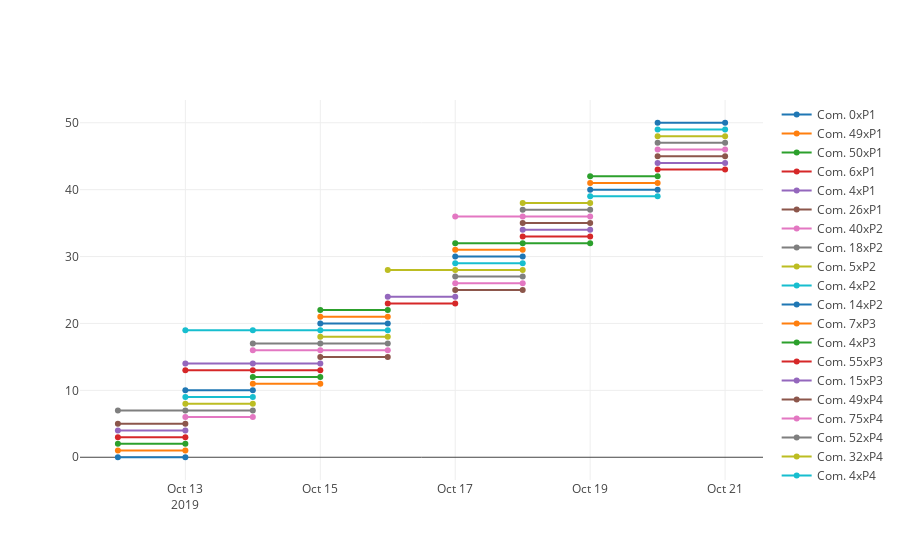

The cell this chart's notebook holds for it:
### Markdown cell above
### Visualization
#### Communities over time
Displays identified communities and their persistence over analyzed periods.

### Code cell
#configure_plotly_browser_state()
communities_over_time(matches, output=None, inline=True)

### Figure 1 — Plotly figure (JSON) as saved in the notebook; plotly's stock layout.template omitted (floating-point values rounded to 4 significant figures)
{"data": [{"marker": {"size": 6}, "mode": "lines+markers", "name": "Com. 0xP1", "text": ["ID 0 on this period", "ID 0 on this period"], "textfont": {"family": "Raleway, sans-serif"}, "textposition": "top center", "type": "scatter", "uid": "98b4b2a5-c15e-4236-a36d-dfa0156bac23", "x": ["2019-10-12", "2019-10-13"], "y": [0, 0]}, {"marker": {"size": 6}, "mode": "lines+markers", "name": "Com. 49xP1", "text": ["ID 10 on this period", "ID 49 on this period"], "textfont": {"family": "Raleway, sans-serif"}, "textposition": "top center", "type": "scatter", "uid": "7c9e91b5-dc4d-40d5-b078-4f4fe9af1ac8", "x": ["2019-10-12", "2019-10-13"], "y": [1, 1]}, {"marker": {"size": 6}, "mode": "lines+markers", "name": "Com. 50xP1", "text": ["ID 13 on this period", "ID 50 on this period"], "textfont": {"family": "Raleway, sans-serif"}, "textposition": "top center", "type": "scatter", "uid": "0b9901e1-1198-4ecf-9a53-bf77cf4d52fc", "x": ["2019-10-12", "2019-10-13"], "y": [2, 2]}, {"marker": {"size": 6}, "mode": "lines+markers", "name": "Com. 6xP1", "text": ["ID 19 on this period", "ID 6 on this period"], "textfont": {"family": "Raleway, sans-serif"}, "textposition": "top center", "type": "scatter", "uid": "138d7d0d-0cff-409f-a15f-9a0ff9861d33", "x": ["2019-10-12", "2019-10-13"], "y": [3, 3]}, {"marker": {"size": 6}, "mode": "lines+markers", "name": "Com. 4xP1", "text": ["ID 22 on this period", "ID 4 on this period"], "textfont": {"family": "Raleway, sans-serif"}, "textposition": "top center", "type": "scatter", "uid": "363f8802-4863-472c-8fab-31909f3600f3", "x": ["2019-10-12", "2019-10-13"], "y": [4, 4]}, {"marker": {"size": 6}, "mode": "lines+markers", "name": "Com. 26xP1", "text": ["ID 29 on this period", "ID 26 on this period"], "textfont": {"family": "Raleway, sans-serif"}, "textposition": "top center", "type": "scatter", "uid": "844beedb-9449-41bf-9876-4b674cd78eb5", "x": ["2019-10-12", "2019-10-13"], "y": [5, 5]}, {"marker": {"size": 6}, "mode": "lines+markers", "name": "Com. 40xP2", "text": ["ID 1 on this period", "ID 40 on this period"], "textfont": {"family": "Raleway, sans-serif"}, "textposition": "top center", "type": "scatter", "uid": "525f5a75-9ffa-42c7-ae77-dd7003a3f8ff", "x": ["2019-10-13", "2019-10-14"], "y": [6, 6]}, {"marker": {"size": 6}, "mode": "lines+markers", "name": "Com. 18xP2", "text": ["ID 3 on this period", "ID 20 on this period", "ID 18 on this period"], "textfont": {"family": "Raleway, sans-serif"}, "textposition": "top center", "type": "scatter", "uid": "1cfad1f2-74cb-4519-850c-0592fb5ae9b5", "x": ["2019-10-12", "2019-10-13", "2019-10-14"], "y": [7, 7, 7]}, {"marker": {"size": 6}, "mode": "lines+markers", "name": "Com. 5xP2", "text": ["ID 23 on this period", "ID 5 on this period"], "textfont": {"family": "Raleway, sans-serif"}, "textposition": "top center", "type": "scatter", "uid": "358e8238-1dfc-45b0-ac94-c0ec9c6d1a01", "x": ["2019-10-13", "2019-10-14"], "y": [8, 8]}, {"marker": {"size": 6}, "mode": "lines+markers", "name": "Com. 4xP2", "text": ["ID 37 on this period", "ID 4 on this period"], "textfont": {"family": "Raleway, sans-serif"}, "textposition": "top center", "type": "scatter", "uid": "f9c81b6a-eaa5-4773-8981-23203aa98826", "x": ["2019-10-13", "2019-10-14"], "y": [9, 9]}, {"marker": {"size": 6}, "mode": "lines+markers", "name": "Com. 14xP2", "text": ["ID 70 on this period", "ID 14 on this period"], "textfont": {"family": "Raleway, sans-serif"}, "textposition": "top center", "type": "scatter", "uid": "4c3301b1-833b-4780-be70-b109de0ff522", "x": ["2019-10-13", "2019-10-14"], "y": [10, 10]}, {"marker": {"size": 6}, "mode": "lines+markers", "name": "Com. 7xP3", "text": ["ID 16 on this period", "ID 7 on this period"], "textfont": {"family": "Raleway, sans-serif"}, "textposition": "top center", "type": "scatter", "uid": "28d1183f-580e-469d-9be9-424efd9e3353", "x": ["2019-10-14", "2019-10-15"], "y": [11, 11]}, {"marker": {"size": 6}, "mode": "lines+markers", "name": "Com. 4xP3", "text": ["ID 2 on this period", "ID 4 on this period"], "textfont": {"family": "Raleway, sans-serif"}, "textposition": "top center", "type": "scatter", "uid": "28cff6a2-ab74-4259-bb22-f67db3f04e97", "x": ["2019-10-14", "2019-10-15"], "y": [12, 12]}, {"marker": {"size": 6}, "mode": "lines+markers", "name": "Com. 55xP3", "text": ["ID 13 on this period", "ID 35 on this period", "ID 55 on this period"], "textfont": {"family": "Raleway, sans-serif"}, "textposition": "top center", "type": "scatter", "uid": "29c99d98-dbfe-4d18-b304-79ce79b892af", "x": ["2019-10-13", "2019-10-14", "2019-10-15"], "y": [13, 13, 13]}, {"marker": {"size": 6}, "mode": "lines+markers", "name": "Com. 15xP3", "text": ["ID 58 on this period", "ID 9 on this period", "ID 15 on this period"], "textfont": {"family": "Raleway, sans-serif"}, "textposition": "top center", "type": "scatter", "uid": "430b515d-f1eb-414a-9da3-8bd0575960e4", "x": ["2019-10-13", "2019-10-14", "2019-10-15"], "y": [14, 14, 14]}, {"marker": {"size": 6}, "mode": "lines+markers", "name": "Com. 49xP4", "text": ["ID 17 on this period", "ID 49 on this period"], "textfont": {"family": "Raleway, sans-serif"}, "textposition": "top center", "type": "scatter", "uid": "98b6e266-5352-4221-9969-91d4bbd156c5", "x": ["2019-10-15", "2019-10-16"], "y": [15, 15]}, {"marker": {"size": 6}, "mode": "lines+markers", "name": "Com. 75xP4", "text": ["ID 23 on this period", "ID 31 on this period", "ID 75 on this period"], "textfont": {"family": "Raleway, sans-serif"}, "textposition": "top center", "type": "scatter", "uid": "e35da8ae-607f-454c-b345-a79bd3a4144e", "x": ["2019-10-14", "2019-10-15", "2019-10-16"], "y": [16, 16, 16]}, {"marker": {"size": 6}, "mode": "lines+markers", "name": "Com. 52xP4", "text": ["ID 15 on this period", "ID 34 on this period", "ID 52 on this period"], "textfont": {"family": "Raleway, sans-serif"}, "textposition": "top center", "type": "scatter", "uid": "44751d7b-0086-4215-8c41-914dff8b25af", "x": ["2019-10-14", "2019-10-15", "2019-10-16"], "y": [17, 17, 17]}, {"marker": {"size": 6}, "mode": "lines+markers", "name": "Com. 32xP4", "text": ["ID 48 on this period", "ID 32 on this period"], "textfont": {"family": "Raleway, sans-serif"}, "textposition": "top center", "type": "scatter", "uid": "ad05b355-da6a-4c20-9b9a-633ad280390e", "x": ["2019-10-15", "2019-10-16"], "y": [18, 18]}, {"marker": {"size": 6}, "mode": "lines+markers", "name": "Com. 4xP4", "text": ["ID 39 on this period", "ID 0 on this period", "ID 53 on this period", "ID 4 on this period"], "textfont": {"family": "Raleway, sans-serif"}, "textposition": "top center", "type": "scatter", "uid": "ca275227-3217-4c8a-a685-644bdf3fde0f", "x": ["2019-10-13", "2019-10-14", "2019-10-15", "2019-10-16"], "y": [19, 19, 19, 19]}, {"marker": {"size": 6}, "mode": "lines+markers", "name": "Com. 21xP4", "text": ["ID 62 on this period", "ID 21 on this period"], "textfont": {"family": "Raleway, sans-serif"}, "textposition": "top center", "type": "scatter", "uid": "9c915ebd-8e73-4dbf-b54e-4fe55dc91f10", "x": ["2019-10-15", "2019-10-16"], "y": [20, 20]}, {"marker": {"size": 6}, "mode": "lines+markers", "name": "Com. 37xP4", "text": ["ID 65 on this period", "ID 37 on this period"], "textfont": {"family": "Raleway, sans-serif"}, "textposition": "top center", "type": "scatter", "uid": "56e22384-bde2-4bc9-9476-7bd60ada43e4", "x": ["2019-10-15", "2019-10-16"], "y": [21, 21]}, {"marker": {"size": 6}, "mode": "lines+markers", "name": "Com. 8xP4", "text": ["ID 67 on this period", "ID 8 on this period"], "textfont": {"family": "Raleway, sans-serif"}, "textposition": "top center", "type": "scatter", "uid": "13620941-ab55-46dd-98f1-acb72ec1ef4c", "x": ["2019-10-15", "2019-10-16"], "y": [22, 22]}, {"marker": {"size": 6}, "mode": "lines+markers", "name": "Com. 13xP5", "text": ["ID 26 on this period", "ID 13 on this period"], "textfont": {"family": "Raleway, sans-serif"}, "textposition": "top center", "type": "scatter", "uid": "cc96056e-d878-4826-b61f-2b24eec6c259", "x": ["2019-10-16", "2019-10-17"], "y": [23, 23]}, {"marker": {"size": 6}, "mode": "lines+markers", "name": "Com. 35xP5", "text": ["ID 5 on this period", "ID 35 on this period"], "textfont": {"family": "Raleway, sans-serif"}, "textposition": "top center", "type": "scatter", "uid": "be1e8eb4-b6ca-40c6-a1eb-8c8f3159dd76", "x": ["2019-10-16", "2019-10-17"], "y": [24, 24]}, {"marker": {"size": 6}, "mode": "lines+markers", "name": "Com. 75xP6", "text": ["ID 14 on this period", "ID 75 on this period"], "textfont": {"family": "Raleway, sans-serif"}, "textposition": "top center", "type": "scatter", "uid": "467535b2-9cb9-4880-9aca-ebe23cbe4b1a", "x": ["2019-10-17", "2019-10-18"], "y": [25, 25]}, {"marker": {"size": 6}, "mode": "lines+markers", "name": "Com. 1xP6", "text": ["ID 2 on this period", "ID 1 on this period"], "textfont": {"family": "Raleway, sans-serif"}, "textposition": "top center", "type": "scatter", "uid": "488a1139-bdbe-4c5c-9f63-0c87f1a2fa4b", "x": ["2019-10-17", "2019-10-18"], "y": [26, 26]}, {"marker": {"size": 6}, "mode": "lines+markers", "name": "Com. 39xP6", "text": ["ID 48 on this period", "ID 39 on this period"], "textfont": {"family": "Raleway, sans-serif"}, "textposition": "top center", "type": "scatter", "uid": "8f382f8c-d41b-4ea7-b6f3-7f321ebc61e0", "x": ["2019-10-17", "2019-10-18"], "y": [27, 27]}, {"marker": {"size": 6}, "mode": "lines+markers", "name": "Com. 9xP6", "text": ["ID 23 on this period", "ID 55 on this period", "ID 9 on this period"], "textfont": {"family": "Raleway, sans-serif"}, "textposition": "top center", "type": "scatter", "uid": "1749360d-3ade-4f8a-9cfe-80a698ea54db", "x": ["2019-10-16", "2019-10-17", "2019-10-18"], "y": [28, 28, 28]}, {"marker": {"size": 6}, "mode": "lines+markers", "name": "Com. 2xP6", "text": ["ID 56 on this period", "ID 2 on this period"], "textfont": {"family": "Raleway, sans-serif"}, "textposition": "top center", "type": "scatter", "uid": "269d4142-babf-4e4a-aed1-2fd75219da78", "x": ["2019-10-17", "2019-10-18"], "y": [29, 29]}, {"marker": {"size": 6}, "mode": "lines+markers", "name": "Com. 20xP6", "text": ["ID 8 on this period", "ID 20 on this period"], "textfont": {"family": "Raleway, sans-serif"}, "textposition": "top center", "type": "scatter", "uid": "d57032d6-0628-4c35-a170-36ac4ee512fd", "x": ["2019-10-17", "2019-10-18"], "y": [30, 30]}, {"marker": {"size": 6}, "mode": "lines+markers", "name": "Com. 48xP6", "text": ["ID 9 on this period", "ID 48 on this period"], "textfont": {"family": "Raleway, sans-serif"}, "textposition": "top center", "type": "scatter", "uid": "fd750708-f512-41db-9b95-3c849148b892", "x": ["2019-10-17", "2019-10-18"], "y": [31, 31]}, {"marker": {"size": 6}, "mode": "lines+markers", "name": "Com. 23xP7", "text": ["ID 0 on this period", "ID 24 on this period", "ID 23 on this period"], "textfont": {"family": "Raleway, sans-serif"}, "textposition": "top center", "type": "scatter", "uid": "46bd40d3-b7d5-41c4-ad8c-e0a924bf25f8", "x": ["2019-10-17", "2019-10-18", "2019-10-19"], "y": [32, 32, 32]}, {"marker": {"size": 6}, "mode": "lines+markers", "name": "Com. 10xP7", "text": ["ID 30 on this period", "ID 10 on this period"], "textfont": {"family": "Raleway, sans-serif"}, "textposition": "top center", "type": "scatter", "uid": "1145cab0-827d-41b5-b2ab-c6c543039921", "x": ["2019-10-18", "2019-10-19"], "y": [33, 33]}, {"marker": {"size": 6}, "mode": "lines+markers", "name": "Com. 34xP7", "text": ["ID 36 on this period", "ID 34 on this period"], "textfont": {"family": "Raleway, sans-serif"}, "textposition": "top center", "type": "scatter", "uid": "42467d6a-4cd1-459f-85de-048954124eb0", "x": ["2019-10-18", "2019-10-19"], "y": [34, 34]}, {"marker": {"size": 6}, "mode": "lines+markers", "name": "Com. 11xP7", "text": ["ID 3 on this period", "ID 11 on this period"], "textfont": {"family": "Raleway, sans-serif"}, "textposition": "top center", "type": "scatter", "uid": "fba22750-d95a-41c3-b4f3-cb29360312d8", "x": ["2019-10-18", "2019-10-19"], "y": [35, 35]}, {"marker": {"size": 6}, "mode": "lines+markers", "name": "Com. 30xP7", "text": ["ID 21 on this period", "ID 45 on this period", "ID 30 on this period"], "textfont": {"family": "Raleway, sans-serif"}, "textposition": "top center", "type": "scatter", "uid": "3f7bf36a-9e83-488a-9486-f47438634001", "x": ["2019-10-17", "2019-10-18", "2019-10-19"], "y": [36, 36, 36]}, {"marker": {"size": 6}, "mode": "lines+markers", "name": "Com. 29xP7", "text": ["ID 4 on this period", "ID 29 on this period"], "textfont": {"family": "Raleway, sans-serif"}, "textposition": "top center", "type": "scatter", "uid": "26e2137c-1381-4e91-a362-f867890f0a1a", "x": ["2019-10-18", "2019-10-19"], "y": [37, 37]}, {"marker": {"size": 6}, "mode": "lines+markers", "name": "Com. 46xP7", "text": ["ID 8 on this period", "ID 46 on this period"], "textfont": {"family": "Raleway, sans-serif"}, "textposition": "top center", "type": "scatter", "uid": "fd4c32af-60ea-415f-b78e-294366986d44", "x": ["2019-10-18", "2019-10-19"], "y": [38, 38]}, {"marker": {"size": 6}, "mode": "lines+markers", "name": "Com. 36xP8", "text": ["ID 12 on this period", "ID 36 on this period"], "textfont": {"family": "Raleway, sans-serif"}, "textposition": "top center", "type": "scatter", "uid": "0b16db45-b2a2-4fa3-8f1b-4178dd1a1cb9", "x": ["2019-10-19", "2019-10-20"], "y": [39, 39]}, {"marker": {"size": 6}, "mode": "lines+markers", "name": "Com. 54xP8", "text": ["ID 1 on this period", "ID 54 on this period"], "textfont": {"family": "Raleway, sans-serif"}, "textposition": "top center", "type": "scatter", "uid": "2385858a-9253-46c8-b7fd-5e0500118c30", "x": ["2019-10-19", "2019-10-20"], "y": [40, 40]}, {"marker": {"size": 6}, "mode": "lines+markers", "name": "Com. 7xP8", "text": ["ID 22 on this period", "ID 7 on this period"], "textfont": {"family": "Raleway, sans-serif"}, "textposition": "top center", "type": "scatter", "uid": "6ee92138-79f9-4a39-b057-c2db84fb2f26", "x": ["2019-10-19", "2019-10-20"], "y": [41, 41]}, {"marker": {"size": 6}, "mode": "lines+markers", "name": "Com. 39xP8", "text": ["ID 2 on this period", "ID 39 on this period"], "textfont": {"family": "Raleway, sans-serif"}, "textposition": "top center", "type": "scatter", "uid": "2d82486e-d39e-4e1c-ab46-ab03d88a1b29", "x": ["2019-10-19", "2019-10-20"], "y": [42, 42]}, {"marker": {"size": 6}, "mode": "lines+markers", "name": "Com. 42xP9", "text": ["ID 11 on this period", "ID 42 on this period"], "textfont": {"family": "Raleway, sans-serif"}, "textposition": "top center", "type": "scatter", "uid": "be9d4809-093e-47f8-9dd2-bb583c62dcdd", "x": ["2019-10-20", "2019-10-21"], "y": [43, 43]}, {"marker": {"size": 6}, "mode": "lines+markers", "name": "Com. 0xP9", "text": ["ID 1 on this period", "ID 0 on this period"], "textfont": {"family": "Raleway, sans-serif"}, "textposition": "top center", "type": "scatter", "uid": "802ac985-e2c4-45ca-bde9-916687e46331", "x": ["2019-10-20", "2019-10-21"], "y": [44, 44]}, {"marker": {"size": 6}, "mode": "lines+markers", "name": "Com. 19xP9", "text": ["ID 2 on this period", "ID 19 on this period"], "textfont": {"family": "Raleway, sans-serif"}, "textposition": "top center", "type": "scatter", "uid": "e41368b3-eb01-4c02-bba5-2a98cbc3faa5", "x": ["2019-10-20", "2019-10-21"], "y": [45, 45]}, {"marker": {"size": 6}, "mode": "lines+markers", "name": "Com. 55xP9", "text": ["ID 31 on this period", "ID 55 on this period"], "textfont": {"family": "Raleway, sans-serif"}, "textposition": "top center", "type": "scatter", "uid": "551d8fb2-1bb0-4449-9db1-e07f5a1cfb61", "x": ["2019-10-20", "2019-10-21"], "y": [46, 46]}, {"marker": {"size": 6}, "mode": "lines+markers", "name": "Com. 38xP9", "text": ["ID 34 on this period", "ID 38 on this period"], "textfont": {"family": "Raleway, sans-serif"}, "textposition": "top center", "type": "scatter", "uid": "032e1272-89f0-483a-aa72-24da17bed52d", "x": ["2019-10-20", "2019-10-21"], "y": [47, 47]}, {"marker": {"size": 6}, "mode": "lines+markers", "name": "Com. 48xP9", "text": ["ID 3 on this period", "ID 48 on this period"], "textfont": {"family": "Raleway, sans-serif"}, "textposition": "top center", "type": "scatter", "uid": "bbb62aaa-ca43-4ed5-a4f7-91d2f921c000", "x": ["2019-10-20", "2019-10-21"], "y": [48, 48]}, {"marker": {"size": 6}, "mode": "lines+markers", "name": "Com. 1xP9", "text": ["ID 4 on this period", "ID 1 on this period"], "textfont": {"family": "Raleway, sans-serif"}, "textposition": "top center", "type": "scatter", "uid": "622324fc-41d7-4bb5-a373-6a8289ef1b2e", "x": ["2019-10-20", "2019-10-21"], "y": [49, 49]}, {"marker": {"size": 6}, "mode": "lines+markers", "name": "Com. 16xP9", "text": ["ID 5 on this period", "ID 16 on this period"], "textfont": {"family": "Raleway, sans-serif"}, "textposition": "top center", "type": "scatter", "uid": "dc58e1ac-5781-4a04-8e65-6efa4f1c93f6", "x": ["2019-10-20", "2019-10-21"], "y": [50, 50]}], "layout": {}}
